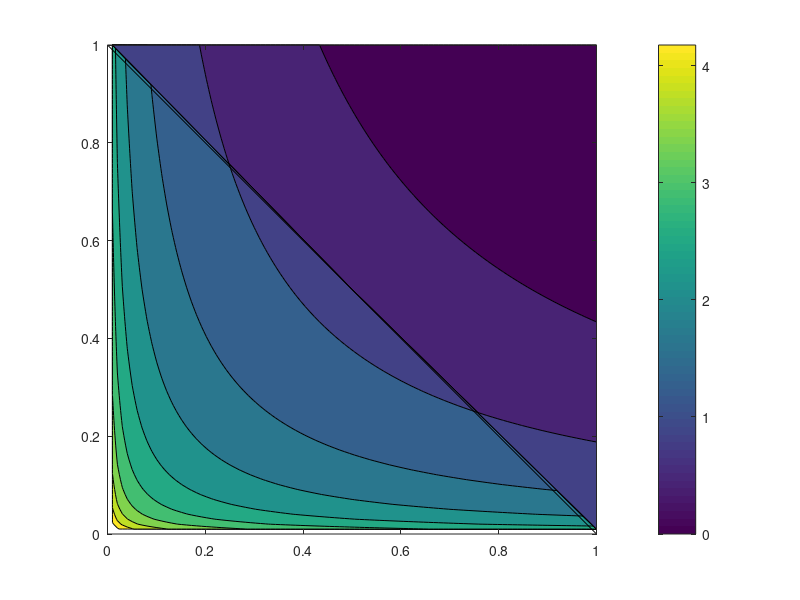

MATLAB code for this plot:
y1 = .5;
y2 = .5;
p1 = linspace(0,1);
p2 = linspace(0,1);
[pp2, pp1] = meshgrid(p1, p2);
loss =  - ( y1*log(pp1) + y2*log(pp2) );
contourf(p1, p2, loss'); hold on;
line([1,0],[0,1],'color','k'); hold off;
colorbar; axis image;